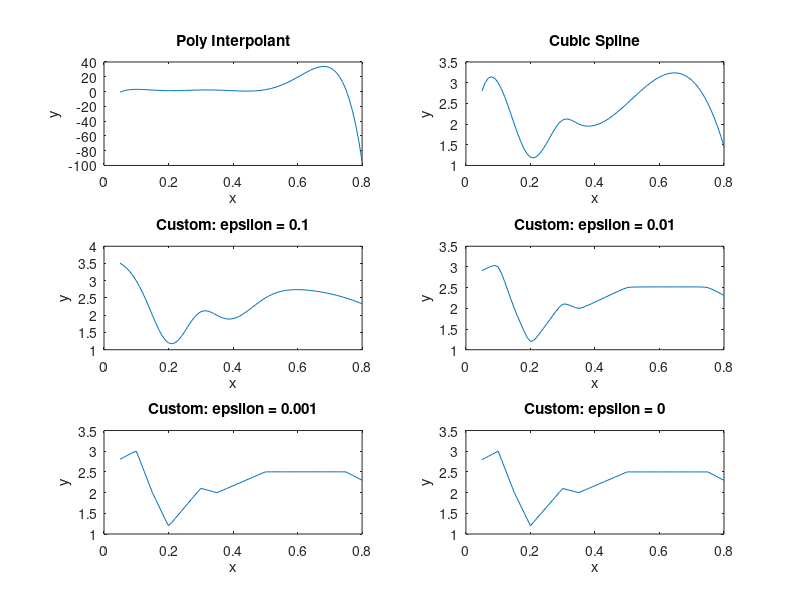

Recreate this plot in MATLAB.

function [] = Prob10


% Data Set
PX = [0.10, 0.15, 0.20, 0.30, 0.35, 0.50, 0.75];
PY = [3.00, 2.00, 1.20, 2.10, 2.00, 2.50, 2.50];

% Construct Interpolatants
van = vander(PX);
[t1] = van\PY' ;
[t2] = spline(PX,PY);
[t3] = interpolant(0.1,PX,PY);
[t4] = interpolant(0.01,PX,PY);
[t5] = interpolant(0.001,PX,PY);
[t6] = interpolant(0,PX,PY);

% Plot 
x = [0.05: 0.01: 0.8];
y1 = polyval(t1,x);
y2 = ppval(t2,x); 
y3 = t3(x);
y4 = t4(x);
y5 = t5(x);
y6 = t6(x);
%axis([0,10,-50,50])
%xlim([0 1.1])
%% plot(x,y1,x,y2,x,y3,x,y4,x,y5);
%% 
%% 
%% xlabel('x');
%% ylabel('y');
%% hold on;
%% legend('polyfit','spline','interpolant 0.1','interpolant 0.01','interpolant 0.001', 'Location', 'southeast');


subplot(3,2,1);
plot(x,y1);
title(['Poly Interpolant']), xlabel('x'), ylabel('y');

subplot(3,2,2);
plot(x,y2);
title(['Cubic Spline']), xlabel('x'), ylabel('y');
subplot(3,2,3);
plot(x,y3);
title(['Custom: epsilon = 0.1']), xlabel('x'), ylabel('y');
subplot(3,2,4);
plot(x,y4);
title(['Custom: epsilon = 0.01']), xlabel('x'), ylabel('y');
subplot(3,2,5);
plot(x,y5);
title(['Custom: epsilon = 0.001']), xlabel('x'), ylabel('y');
subplot(3,2,6);
plot(x,y6);
title(['Custom: epsilon = 0']), xlabel('x'), ylabel('y');

%line([0.05,0.05],[-5,15]); hold on;
%line([0.01,0.01],[-5,15]); hold on;
%line([0.8,0.8],[-5,15]);

end

function [p] = interpolant(epsilon,X,Y)

  A = ones(8,8);
  
  phi0 = @(x) 1 ;
  phi1 = @(x) sqrt((x - X(1)).^2 + epsilon^2) - epsilon ;
  phi2 = @(x) sqrt((x - X(2)).^2 + epsilon^2) - epsilon ;
  phi3 = @(x) sqrt((x - X(3)).^2 + epsilon^2) - epsilon ;
  phi4 = @(x) sqrt((x - X(4)).^2 + epsilon^2) - epsilon ;
  phi5 = @(x) sqrt((x - X(5)).^2 + epsilon^2) - epsilon ;
  phi6 = @(x) sqrt((x - X(6)).^2 + epsilon^2) - epsilon ;
  phi7 = @(x) sqrt((x - X(7)).^2 + epsilon^2) - epsilon ;
  
  for i = 2:8
    A(i,2) = phi1(X(i-1));
    A(i,3) = phi2(X(i-1));
    A(i,4) = phi3(X(i-1));
    A(i,5) = phi4(X(i-1));
    A(i,6) = phi5(X(i-1));
    A(i,7) = phi6(X(i-1));
    A(i,8) = phi7(X(i-1));
  end
  
%  y = [0,Y]'; 
%  C = A\y;
  Coeff = A\[0,Y]';
  p = @(x) Coeff(1)*phi0(x) + Coeff(2)*phi1(x) + Coeff(3)*phi2(x) + Coeff(4)*phi3(x) + Coeff(5)*phi4(x) + Coeff(6)*phi5(x) + Coeff(7)*phi6(x) + Coeff(8)*phi7(x); 

end
